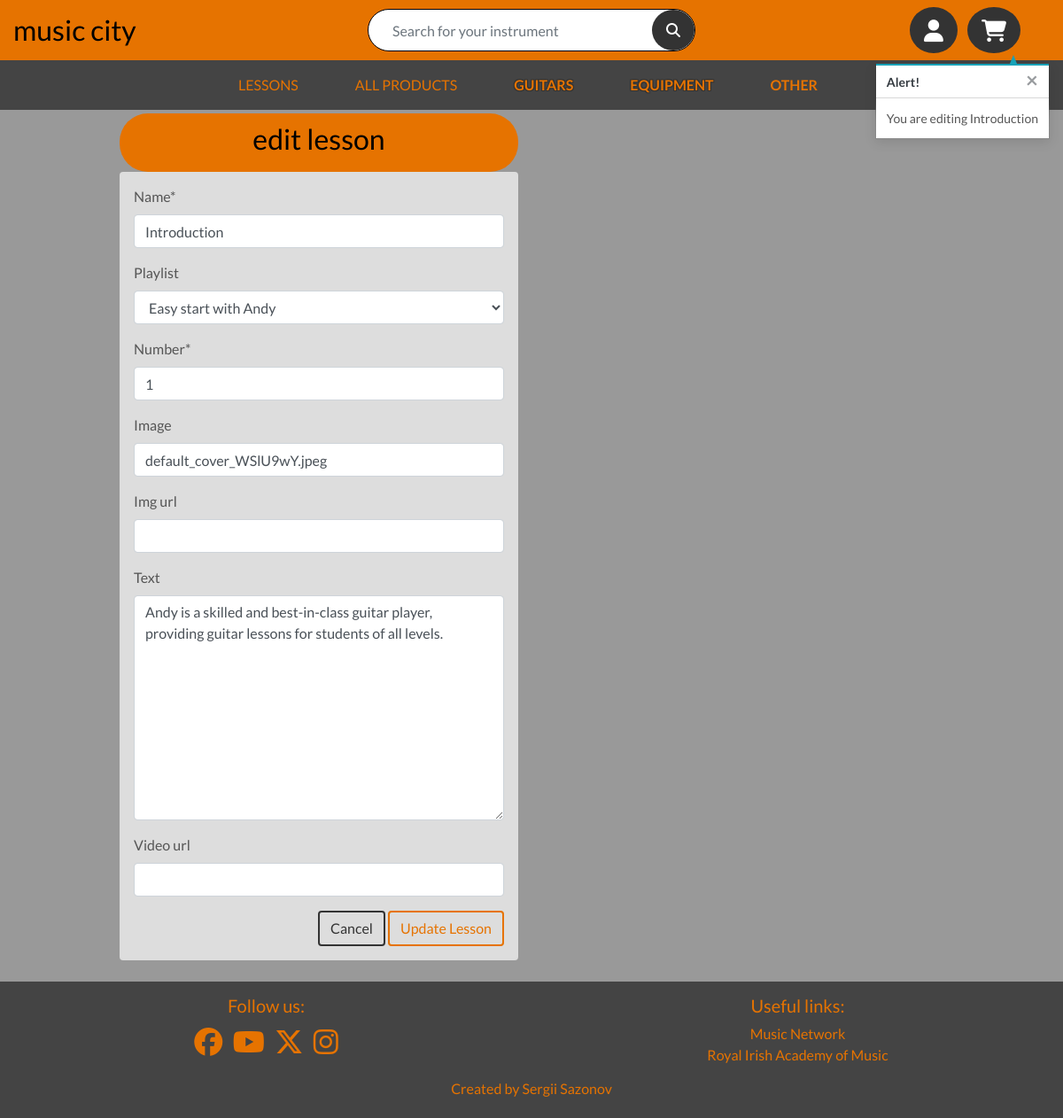
The page /lessons/edit_lesson/11/ (signed in) on the database its author committed.
### lessons/models.py (models this page shows, shortened)
class Lesson(models.Model):
    name = models.CharField(max_length=50)
    playlist = models.ForeignKey('Playlist', null=True, blank=True, on_delete=models.SET_NULL)
    number = models.IntegerField()
    cover_image = CloudinaryField('image', null=True, blank=True)
    img_url = models.URLField(max_length=1024, null=True, blank=True)
    text = models.TextField(null=True, blank=True)
    video_url = models.URLField(max_length=1024, null=True, blank=True)

### lessons/views.py (the view)
# urls.py: path('edit_lesson/<int:lesson_id>/', views.edit_lesson, name='edit_lesson'),
@login_required
def edit_lesson(request, lesson_id):
    if not request.user.is_superuser:
        messages.error(request, 'Sorry, only store owners can do that.')
        return redirect(reverse('home'))
    lesson = get_object_or_404(Lesson, pk=lesson_id)
    if request.method == 'POST':
        form = LessonForm(request.POST, request.FILES, instance=lesson)
        if form.is_valid():
            form.save()
            messages.success(request, 'Successfully updated product!')
            return redirect(reverse('product_detail', args=[lesson.id]))
        else:
            messages.error(request, 'Failed to update product. Please ensure the form is valid.')
    else:
        form = LessonForm(instance=lesson)
        messages.info(request, f'You are editing {lesson.name}')
    template = 'lessons/edit_lesson.html'
    context = {
        'form': form,
        'lesson': lesson,
    }
    return render(request, template, context)

### lessons/forms.py
class LessonForm(forms.ModelForm):
    class Meta:
        model = Lesson
        fields = '__all__'
    def __init__(self, *args, **kwargs):
        super().__init__(*args, **kwargs)
        playlists = Playlist.objects.all()
        friendly_names = [(p.id, p.get_friendly_name()) for p in playlists]
        self.fields['playlist'].choices = friendly_names
        for field_name, field in self.fields.items():
            field.widget.attrs['class'] = 'rounded'

### bag/contexts.py (called while the page is built, shortened)
def bag_contents(request):
    bag_items = []
    total = 0
    product_count = 0
    bag = request.session.get('bag', {})
    if total < settings.FREE_DELIVERY_THRESHOLD:
        delivery = total * Decimal(settings.STANDARD_DELIVERY_PERCENTAGE)
        free_delivery_delta = settings.FREE_DELIVERY_THRESHOLD - total
    else:
        delivery = 0
        free_delivery_delta = 0
    grand_total = total + delivery
    context = {
        'bag_items': bag_items,
        'total': total,
        'product_count': product_count,
        'delivery': delivery,
        'free_delivery_delta': free_delivery_delta,
        'free_delivery_threshold': settings.FREE_DELIVERY_THRESHOLD,
        'grand_total': grand_total,
    }
    return context

### lessons/models.py (called while the page is built)
    def get_friendly_name(self):
        return self.friendly_name

### lessons/templates/lessons/edit_lesson.html (shortened to what this page needs)
{% extends "base.html" %}
{% load static %}
{% block page_header %}
    <div class="container header-container">
    </div>
{% endblock %}
{% block content %}
    <div class="container">
        <div class="row">
            <div class="col-12 col-md-6">
                <div class="product-header">
                    <h2 class="logo-font text-black">Edit Lesson</h2>
                </div>
            </div>
        </div>
        <div class="row">
            <div class="col-12 col-md-6">
                <form method="POST" action="{% url 'add_lesson' %}" class="form mb-2 light-bg p-3 rounded" enctype="multipart/form-data">
                    <fieldset class="rounded">
                        {{ form | crispy }}
                    </fieldset>
                    <div class="text-right">
                        <a class="btn btn-back" href="{% url 'lessons' %}">Cancel</a>
                        <button class="btn btn-main" type="submit">Update Lesson</button>
                    </div>
                </form>
            </div>
        </div>
    </div>
{% endblock %}

### static/css/base.css (style rules this page uses)
html { height: 100%; }
body { color: #555; background-color: #999; font-family: 'Lato'; }
.logo-font { text-transform: lowercase; }
.light-bg { background-color: #ddd; }
.text-black { color: #000 !important; }
.header-container { padding-top: 5rem; }
.product-header { background-color: #e67300; padding: 10px; border-radius: 2rem; text-align: center; }
.btn-main { color: #e67300 !important; background-color: initial; border: 2px solid #e67300; }
.btn-back { background-color: initial; color: #333 !important; border: 2px solid #333; }
@media (min-width: 1200px) { .container { max-width: 80%; } }
@media (min-width: 992px) { .header-container { padding-top: 8rem; } }

### rows shown on the page
Lesson: name "Introduction", playlist "Easy start with Andy", number "1", cover_image "default_cover_WSlU9wY.jpeg", text "Andy is a skilled and best-in-class guitar player, providing guitar lessons for students of all levels."

### other values the page prints
{{ message }} "You are editing Introduction"
